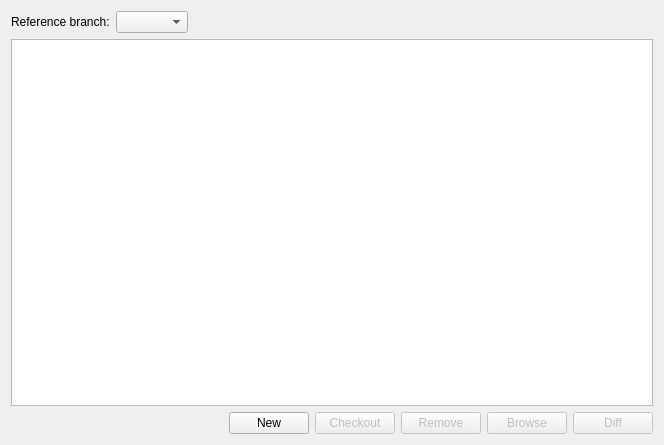
<?xml version="1.0" encoding="UTF-8"?>
<ui version="4.0">
 <class>BranchesStatusWidget</class>
 <widget class="QWidget" name="BranchesStatusWidget">
  <property name="geometry">
   <rect>
    <x>0</x>
    <y>0</y>
    <width>664</width>
    <height>445</height>
   </rect>
  </property>
  <property name="windowTitle">
   <string>Branches</string>
  </property>
  <property name="windowIcon">
   <iconset theme="git-branch">
    <normaloff>.</normaloff>.</iconset>
  </property>
  <layout class="QVBoxLayout" name="verticalLayout">
   <item>
    <layout class="QHBoxLayout" name="horizontalLayout">
     <item>
      <widget class="QLabel" name="label">
       <property name="text">
        <string>Reference branch:</string>
       </property>
      </widget>
     </item>
     <item>
      <widget class="QComboBox" name="comboBoxReferenceBranch"/>
     </item>
     <item>
      <spacer name="horizontalSpacer">
       <property name="orientation">
        <enum>Qt::Horizontal</enum>
       </property>
       <property name="sizeHint" stdset="0">
        <size>
         <width>40</width>
         <height>20</height>
        </size>
       </property>
      </spacer>
     </item>
    </layout>
   </item>
   <item>
    <widget class="QTreeView" name="treeView">
     <property name="contextMenuPolicy">
      <enum>Qt::CustomContextMenu</enum>
     </property>
     <property name="rootIsDecorated">
      <bool>false</bool>
     </property>
    </widget>
   </item>
   <item>
    <layout class="QHBoxLayout" name="horizontalLayout_2">
     <item>
      <spacer name="horizontalSpacer_2">
       <property name="orientation">
        <enum>Qt::Horizontal</enum>
       </property>
       <property name="sizeHint" stdset="0">
        <size>
         <width>40</width>
         <height>20</height>
        </size>
       </property>
      </spacer>
     </item>
     <item>
      <widget class="PushButton" name="pushButtonNew">
       <property name="enabled">
        <bool>true</bool>
       </property>
       <property name="text">
        <string>New</string>
       </property>
       <property name="icon">
        <iconset theme="document-new">
         <normaloff>.</normaloff>.</iconset>
       </property>
      </widget>
     </item>
     <item>
      <widget class="PushButton" name="pushButtonCheckout">
       <property name="enabled">
        <bool>false</bool>
       </property>
       <property name="text">
        <string>Checkout</string>
       </property>
      </widget>
     </item>
     <item>
      <widget class="PushButton" name="pushButtonRemoveSelected">
       <property name="enabled">
        <bool>false</bool>
       </property>
       <property name="text">
        <string>Remove</string>
       </property>
      </widget>
     </item>
     <item>
      <widget class="PushButton" name="pushButtonBrowse">
       <property name="enabled">
        <bool>false</bool>
       </property>
       <property name="text">
        <string>Browse</string>
       </property>
      </widget>
     </item>
     <item>
      <widget class="PushButton" name="pushButtonDiff">
       <property name="enabled">
        <bool>false</bool>
       </property>
       <property name="text">
        <string>Diff</string>
       </property>
      </widget>
     </item>
    </layout>
   </item>
  </layout>
 </widget>
 <customwidgets>
  <customwidget>
   <class>PushButton</class>
   <extends>QPushButton</extends>
   <header>core/pushbutton.h</header>
  </customwidget>
 </customwidgets>
 <tabstops>
  <tabstop>comboBoxReferenceBranch</tabstop>
  <tabstop>pushButtonNew</tabstop>
  <tabstop>pushButtonCheckout</tabstop>
  <tabstop>pushButtonRemoveSelected</tabstop>
  <tabstop>pushButtonBrowse</tabstop>
  <tabstop>pushButtonDiff</tabstop>
 </tabstops>
 <resources/>
 <connections/>
</ui>
